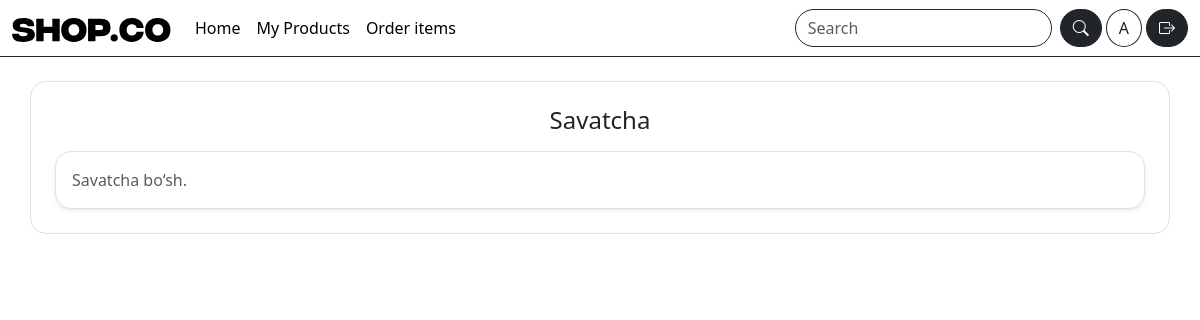
The app's page /cart/ (signed in), older data.
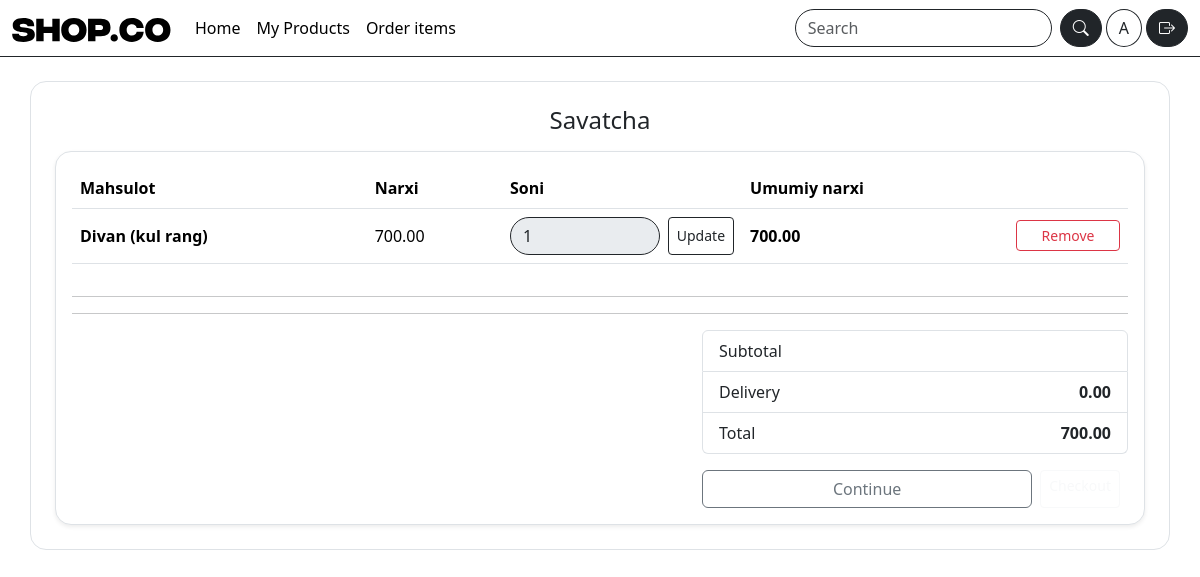
The same page, newer data.
### cart/models.py (models this page shows, shortened)
class CartItem(models.Model):
   cart = models.ForeignKey(Cart, on_delete=models.CASCADE, related_name="items")
   product = models.ForeignKey(Product, on_delete=models.CASCADE, related_name="cart_items")
   qty = models.PositiveIntegerField(default=1)
   unit_price = models.DecimalField(max_digits=12, decimal_places=2, default=Decimal("0.00"))
   created_at = models.DateTimeField(auto_now_add=True)
   def line_total(self):
       return self.unit_price * self.qty

### catalog/models.py (models this page shows, shortened)
class Product(models.Model):
   seller = models.ForeignKey(
       settings.AUTH_USER_MODEL,
       on_delete=models.CASCADE,
       related_name="products"
   )
   category = models.ForeignKey(
       Category,
       on_delete=models.SET_NULL,
       null=True,
       blank=True,
       related_name="products"
   )
   name = models.CharField(max_length=200)
   slug = models.SlugField(max_length=220, unique=True)
   price = models.DecimalField(max_digits=12, decimal_places=2, help_text="$")
   short_description = models.CharField(max_length=255, blank=True)
   description = models.TextField(blank=True)
   stock = models.PositiveIntegerField(default=0)
   is_active = models.BooleanField(default=True)
   main_image = models.ImageField(upload_to="products/main/", blank=True, null=True)
   created_at = models.DateTimeField(auto_now_add=True)

### cart/views.py (the view)
# urls.py: path("cart/", views.CartDetailView.as_view(), name="cart_detail"),
class CartDetailView(LoginRequiredMixin, TemplateView):
   template_name = "cart/cart_detail.html"
   def get_context_data(self, **kwargs):
       ctx = super().get_context_data(**kwargs)  # context dictionary = template uchun data dict
       cart = get_or_create_cart(self.request.user)
       ctx["cart"] = cart
       ctx["items"] = cart.items.select_related("product")
       ctx["subtotal"] = cart.subtotal()
       ctx["delivery"] = cart.delivery()
       ctx["total"] = cart.total()
       return ctx

### cart/models.py (called while the page is built)
   def subtotal(self):
       return sum((item.unit_price * item.qty) for item in self.items.all())

   def delivery(self):
       return Decimal("0.00") if self.subtotal() >= Decimal("500.00") else Decimal("25.00")

   def total(self):
       return self.subtotal() + self.delivery()

### cart/utils.py (called while the page is built)
def get_or_create_cart(user):
   cart, _ = Cart.objects.get_or_create(user=user)
   return cart

### templates/cart/cart_detail.html (shortened to what this page needs)
{% extends "base.html" %}
{% block content %}
<div class="container p-4 border rounded-4 rounded my-4">
    <h1 class="h4 mb-3 text-center">Savatcha</h1>
<div class="card border rounded-4 shadow-sm">
 <div class="card-body">
   {% if items.count == 0 %}
     <p class="text-muted mb-0">Savatcha bo‘sh.</p>
   {% else %}
     <div class="table-responsive">
       <table class="table align-middle">
         <thead>
           <tr><th>Mahsulot</th><th>Narxi</th><th style="width:240px;">Soni</th><th>Umumiy narxi</th><th style="width:120px;"></th></tr>
         </thead>
         <tbody>
           {% for item in items %}
             <tr>
               <td class="fw-semibold">{{ item.product.name }}</td>
               <td>{{ item.unit_price }}</td>
               <td>
                 <form method="post" action="{% url 'cart_update' item.product.id %}" class="d-flex gap-2">
                   <input disabled type="number" name="qty" min="1" value="{{ item.qty }}" class="form-control">
                   <button class="btn btn-outline-dark btn-sm">Update</button>
                 </form>
               </td>
               <td class="fw-semibold">{{ item.line_total }}</td>
               <td>
                 <form method="post" action="{% url 'cart_remove' item.product.id %}">
                   <button class="btn btn-outline-danger btn-sm w-100">Remove</button>
                 </form>
               </td>
             </tr>
           {% endfor %}
         </tbody>
       </table>
     </div>
     <hr>
     <hr>
     <div class="row justify-content-end">
       <div class="col-md-5">
         <ul class="list-group">
           <li class="list-group-item d-flex justify-content-between">
             <span>Subtotal</span><strong>{{ item.subtotal }}</strong>
           </li>
           <li class="list-group-item d-flex justify-content-between">
             <span>Delivery</span><strong>{{ delivery }}</strong>
           </li>
           <li class="list-group-item d-flex justify-content-between">
             <span>Total</span><strong>{{ total }}</strong>
           </li>
         </ul>
         <div class="d-flex gap-2 mt-3">
           <a class="btn btn-outline-secondary w-100" href="{% url 'product_list' %}">Continue</a>
          {% if request.user.is_authenticated %}
            <a class="btn btn-outline-light btn-sm me-2" href="{% url 'checkout' %}">Checkout</a>
        {% endif %}
         </div>
       </div>
     </div>
   {% endif %}
 </div>
</div>
</div>
{% endblock %}

Row changes from the older to the newer data that the page shows:
added CartItem: product.name "Divan (kul rang)", unit_price "700.00", qty "1", line_total "700.00"
Text that changed along with them:
{{ delivery }}: (not shown) → "0.00"
{{ total }}: (not shown) → "700.00"
text no longer shown: "Savatcha bo‘sh."
text now shown: "Mahsulot Narxi Soni Umumiy narxi Subtotal Delivery Total Continue"
